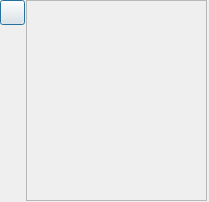
<?xml version="1.0" encoding="UTF-8"?>
<ui version="4.0">
 <class>Dialog</class>
 <widget class="QDialog" name="Dialog">
  <property name="geometry">
   <rect>
    <x>0</x>
    <y>0</y>
    <width>209</width>
    <height>202</height>
   </rect>
  </property>
  <property name="windowTitle">
   <string>Dialog</string>
  </property>
  <widget class="QPushButton" name="ExpandAnnotationScrollAreaButton">
   <property name="geometry">
    <rect>
     <x>0</x>
     <y>0</y>
     <width>25</width>
     <height>25</height>
    </rect>
   </property>
   <property name="text">
    <string/>
   </property>
  </widget>
  <widget class="QScrollArea" name="ExpandAnnotationscrollArea">
   <property name="geometry">
    <rect>
     <x>26</x>
     <y>0</y>
     <width>181</width>
     <height>201</height>
    </rect>
   </property>
   <property name="sizePolicy">
    <sizepolicy hsizetype="Fixed" vsizetype="Fixed">
     <horstretch>0</horstretch>
     <verstretch>0</verstretch>
    </sizepolicy>
   </property>
   <property name="widgetResizable">
    <bool>true</bool>
   </property>
   <widget class="QWidget" name="ExpandAnnotationscrollAreaWidgetContents">
    <property name="geometry">
     <rect>
      <x>0</x>
      <y>0</y>
      <width>179</width>
      <height>199</height>
     </rect>
    </property>
   </widget>
  </widget>
 </widget>
 <resources/>
 <connections/>
</ui>
